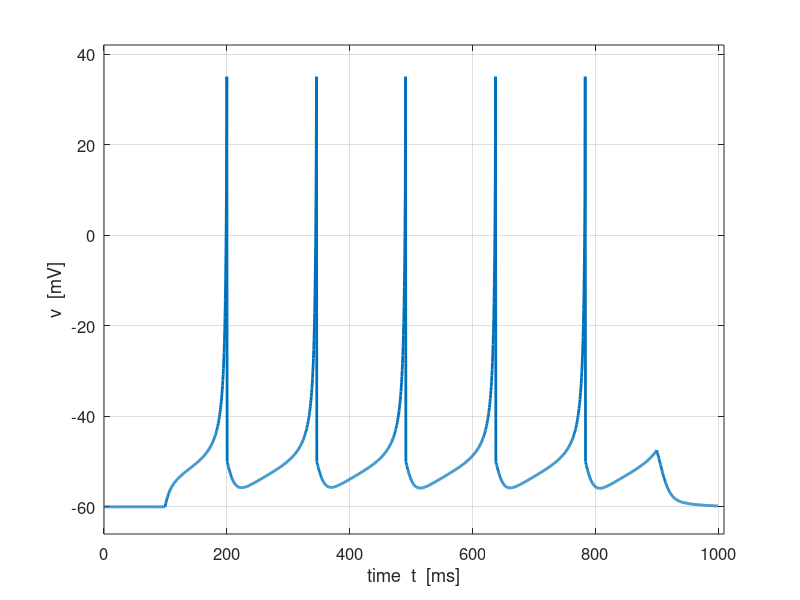
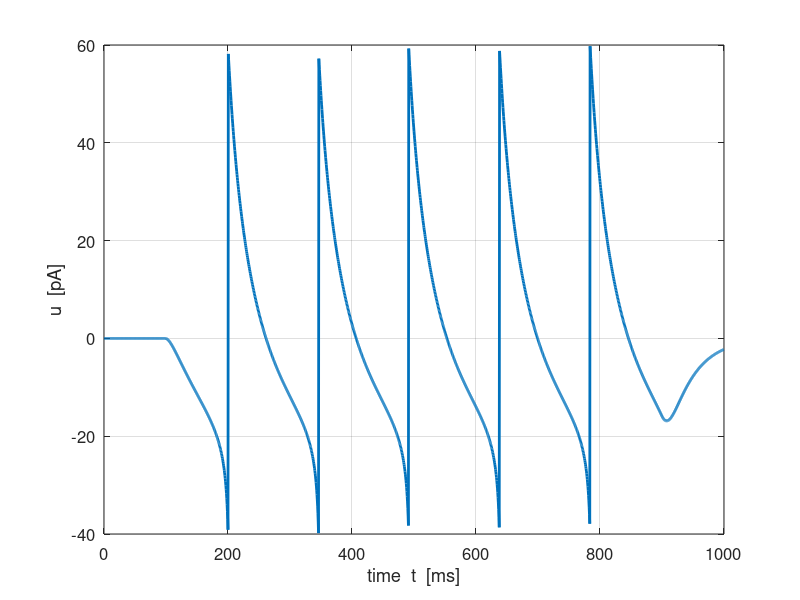
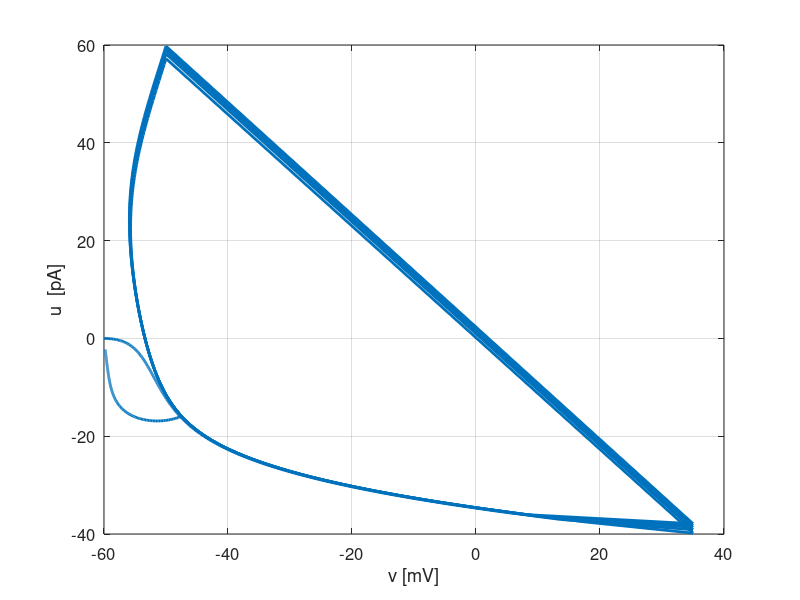
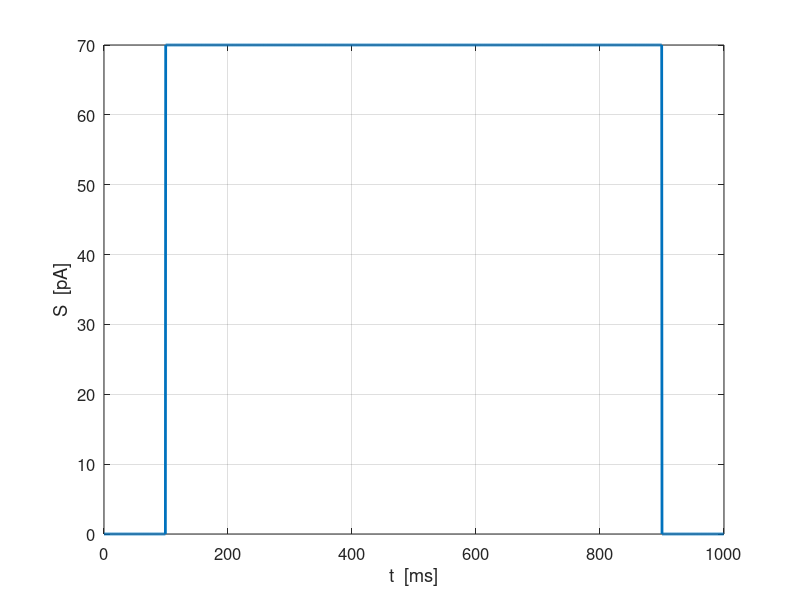

MATLAB code for these plots, in order:
% ns_Izh_006.m
%24 nov 2016


close all
clear all
clc

% Default values --------------------------------------------------------
%  C = 100; vr = -60; vt = -40; k = 0.7; % parameters used for RS
%  a = 0.03; b = -2; c = -50; d = 100; % neocortical pyramidal neurons
%  vPeak = 35;        % spike cutoff  [mV]
%  dt = 1;            % time step  [ms]

% INPUTS ----------------------------------------------------------------
flagI = 1;           % select input paramters
flagS = 2;           % flags = 5 for spike rates
Sstep = 70;          % step height for input stimulus
S1 = 0.1; S2 = 0.9;  % percentages for step input ON and OFF
dt = 0.5;            
NT = 2000;              % number of time steps

switch flagI
   case 1   % default
       C = 100; vr = -60; vt = -40; k = 0.7; 
       a = 0.03; b = -2; c = -50; d = 100; 
       vPeak = 35;        

   case 2   % miscellaneous
       C = 50; vr = -60; vt = -40; k = 0.7; 
       a = 0.01; b = 5; c = -55; d = 150; 
       vPeak = 10;        
    
    case 3   %   Intrinsically Bursting (IB) Neurons  
        C = 150; vr = -75; vt = -45; k = 1.2; 
        a = 0.01; b = 5; c = -56; d = 130; 
        vPeak = 50; 
        
    case 4   %   Chattering (CH) neuronsdefault
       C = 50; vr = -60; vt = -40; k = 1.5; 
       a = 0.03; b = 1; c = -40; d = 150; 
       vPeak = 35;        
    


end  % switch


% SETUP   ----------------------------------------------------------------
  t = 0:dt:(NT-1) * dt;   % time [ms]

   v = vr*ones(1,NT); u = 0*v; % initial values
   S = zeros(1,NT);            % stimulus

   S(round(S1*NT):round(S2*NT)) =  Sstep ;   % step functon  [70]
   %S = 0.411 .* t;                         % ramp  flagS = 5          
   %S(round(0.25*S1*NT):round(0.75*S2*NT)) = 70;


% SOLVE DE: forward Euler Method =========================================


for m = 1:NT-1  
  vT     = v(m)+ (dt/2) * (k*(v(m) - vr)*(v(m) - vt)-u(m) + S(m))/C;
  v(m+1) = vT + (dt/2)  * (k*(v(m) - vr)*(v(m) - vt)-u(m) + S(m))/C;
 % u(m+1) = u(m) + dt * a*(b*(v(m)-vr)-u(m));
   u(m+1) = u(m) + dt * a*(b*(v(m+1)-vr)-u(m));
    if v(m+1)>= vPeak % a spike is fired!
       v(m)   = vPeak; % padding the spike amplitude
       v(m+1) = c; % membrane voltage reset
       u(m+1) = u(m+1) + d; % recovery variable update
   end; % if
   
end;


% Firing rates: flagF = 1 (yes) flagF = 0 (no) ===========================
   flagF = 1; 
   if flagF == 1
      indexFire = find(v == vPeak);          % indeices for spikes
      indexFire2 = indexFire(2:end);
      indexFire1 = indexFire(1:end-1);
      ISI = dt .* (indexFire2 - indexFire1);  % interspike interval
      fireRate = 1000 ./ISI;                  % fire rate
      f = mean(fireRate);                     % frequency: mean firing rate
      
      F = zeros(1,length(indexFire1));        % average fire rate  [Hz]
      for cc = 2:length(indexFire1)
         F(cc) = (fireRate(cc)+fireRate(cc-1))/2;
      end  % for
      
   disp('Interspike times   ISI   [ms]  ');
   fprintf(' %2.2f ',ISI);
   disp('   ');
   disp('Neuron firing rate  [Hz]   ');
   fprintf(' %2.2f ',fireRate);
   disp('  ');
   fprintf('mean firing rate  f =  %2.2f \n',f);
   disp('  ');
   
   if flagS == 5     % ramp input stimuls
      figure(5)
      fs = 12;
      set(gcf,'units','normalized');
      set(gcf,'position',[0.42 0.05 0.2 0.2]);
      xP = S(indexFire1);  yP = F;
      plot(xP,yP,'b','linewidth',2);
      ylabel('f  [Hz]','fontsize',fs);
      xlabel('S  [pA]','fontsize',fs);
      axis([0 max(xP) 0 1.2*max(yP)])
      grid on
      set(gca,'fontsize',fs);
   end  % if
   
   end  % flagF


% GRAPHICS   =============================================================

figure(1)
   fs = 12;
   set(gcf,'units','normalized');
   set(gcf,'position',[0.02 0.40 0.2 0.25]);
   plot(t, v,'lineWidth',2); 
   xlabel('time  t  [ms]','fontsize',fs);
   ylabel('v  [mV]','fontsize',fs);
   grid on
   set(gca,'fontsize',fs);
   axis([0 1.01*max(t) 1.1*min(v) 1.2*max(v)])

   figure(2)
   fs = 12;
   set(gcf,'units','normalized');
   set(gcf,'position',[0.23, 0.40 0.2 0.25]);
   plot(t, u,'lineWidth',2); 
   xlabel('time  t  [ms]','fontsize',fs);
   ylabel('u  [pA]','fontsize',fs);
   grid on
   set(gca,'fontsize',fs);   
   
figure(3)
   fs = 12;
   set(gcf,'units','normalized');
   set(gcf,'position',[0.44, 0.40 0.2 0.25]);
   plot(v, u,'lineWidth',2); 
   xlabel('v [mV]','fontsize',fs);
   ylabel('u  [pA]','fontsize',fs);
   grid on
   set(gca,'fontsize',fs);     
   
figure(4)
   fs = 12;
   set(gcf,'units','normalized');
   set(gcf,'position',[0.65, 0.40 0.2 0.25]);
   plot(t, S,'lineWidth',2); 
   xlabel('t  [ms]','fontsize',fs);
   ylabel('S  [pA]','fontsize',fs);
   grid on
   set(gca,'fontsize',fs);      
   
   